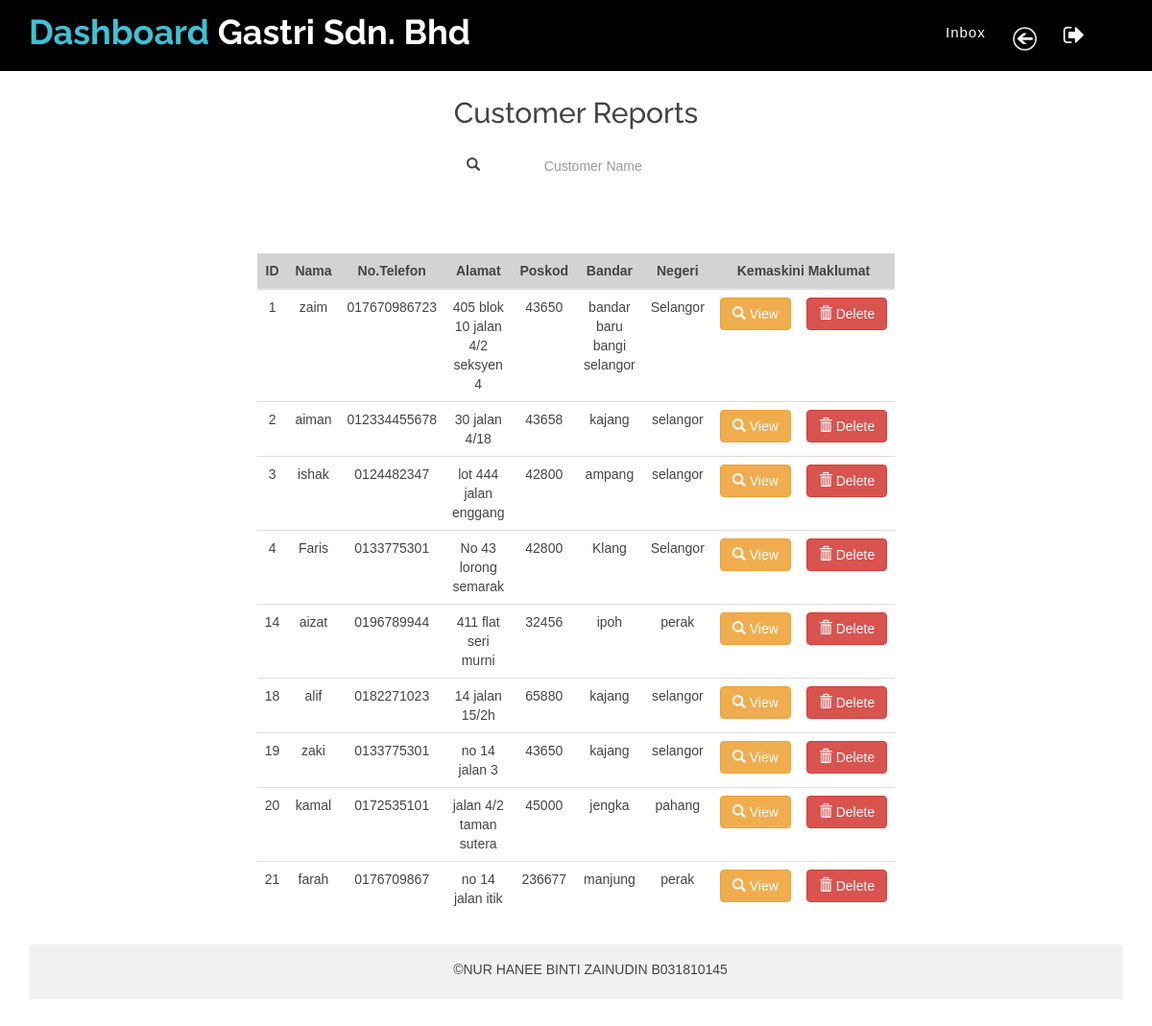
The app's page /csearch.php with its own data.
### tables this page shows
CREATE TABLE `crecord` (
  `id` int(11) NOT NULL,
  `Nama` varchar(50) NOT NULL,
  `invois_no` varchar(50) NOT NULL,
  `email` varchar(250) NOT NULL,
  `pNo` varchar(50) NOT NULL,
  `Alamat` varchar(50) NOT NULL,
  `Poskod` varchar(50) NOT NULL,
  `Bandar` varchar(50) NOT NULL,
  `Negeri` varchar(50) NOT NULL,
  `InstallTeam` varchar(50) NOT NULL,
  `installType` varchar(50) NOT NULL,
  `installDate` date NOT NULL,
  `Remark` varchar(250) NOT NULL
);

### csearch.php (the view, shortened to what this page needs)
<?php
if(isset($_POST['search']))
{
    $valueToSearch = $_POST['valueToSearch'];
    $query = "SELECT * FROM `crecord` WHERE CONCAT('Nama','pNo','Alamat','Poskod','Bandar','Negeri','TimeDate','installType','installTime') LIKE '%".$valueToSearch."%'";
    $search_result = filterTable($query);
}
 else {
    $query = "SELECT * FROM `crecord`";
    $search_result = filterTable($query);
}
function filterTable($query)
{
    $connect = mysqli_connect("localhost", "root", "", "dashboardg");
    $filter_Result = mysqli_query($connect, $query);
    return $filter_Result;
}
?>
<!doctype html>
<html lang="en">
<head>
  <link href="lib/bootstrap/css/bootstrap.min.css" rel="stylesheet">
  <link href="lib/nivo-slider/css/nivo-slider.css" rel="stylesheet">
  <link href="lib/owlcarousel/owl.carousel.css" rel="stylesheet">
  <link href="lib/owlcarousel/owl.transitions.css" rel="stylesheet">
  <link href="lib/font-awesome/css/font-awesome.min.css" rel="stylesheet">
  <link href="lib/animate/animate.min.css" rel="stylesheet">
  <link href="lib/venobox/venobox.css" rel="stylesheet">
  <link rel="stylesheet" type="text/css" media="screen" href="css/bootstrap.css">
  <link href="css/nivo-slider-theme.css" rel="stylesheet">
  <link href="css/stylee.css" rel="stylesheet">
  <link href="css/responsive.css" rel="stylesheet">
</head>
<body data-spy="scroll" data-target="#navbar-example">
  <header>
    <div id="sticker" class="header-area" style="background-color:black;">
      <div class="container">
        <div class="row">
          <div class="col-md-12 col-sm-12">
            <nav class="navbar navbar-default">
              <div class="navbar-header">
                 <a class="navbar-brand page-scroll sticky-logo" href="dashboard2.php">
          <h1><span>Dashboard</span> Gastri Sdn. Bhd</h1>
                </a>
              </div>
              <div class="collapse navbar-collapse main-menu bs-example-navbar-collapse-1" id="navbar-example">
                <ul class="nav navbar-nav navbar-right">
                  <li class="active">
          <li class="nav-item dropdown">
        <a class="nav-link dropdown-toggle" href="csearch.php" id="navbarDropdown" role="button" data-toggle="dropdown" aria-haspopup="true" aria-expanded="false">
          Inbox
        </a>
      </li>
                  <a class="navbar-brand page-scroll sticky-logo" href="dashboard2.php">
                  <h1> <img src="img/back.png" height="25" width="25" alt="" title="" style=" padding-top: 7px"> </h1>
          <li>
                    <a class="page-scroll" href="logout.php"><i class="fa fa-sign-out" style="font-size:24px" onclick="return confirm('Are you sure to logout?');"></i></a>
                  </li>
                </ul>
              </div>
            </nav>
          </div>
        </div>
      </div>
    </div>
  </header>
  <div id="services" class="services-area area-padding">
    <div class="container">
      <div class="row">
        <div class="col-md-12 col-sm-12 col-xs-12">
          <div class="section-headline services-head text-center">
            <h3></br>Customer Reports</h3>
              <br>
          </div>
        </div>
      </div>
    <form class="form-inline d-flex justify-content-center md-form form-sm mt-0" action="csearch.php" method="post">
      <i class="glyphicon glyphicon-search" style="margin-left: 40% ; text-align: center"></i>
      <input class="form-control form-control-sm ml-3 w-75" id="myInput" onkeyup="myFunction()" type="text" name="valueToSearch" placeholder="Customer Name"
    aria-label="Nama Pelanggan" style="margin-left: 1% ; text-align: center">
      <br>
      <br>
      <br>
</form>
			<table class="table table-hover table-fixed .table-cell" id ="myTable" style="text-align: left">
			          <thead class="thead-dark">
                <tr class="table-dark text-dark" style="text-align: center ; background-color: lightgrey">
                	  <th style="text-align: center">ID</th>
                    <th style="text-align: center">Nama</th>
                    <th style="text-align: center">No.Telefon</th>
                    <th style="text-align: center">Alamat</th>
                    <th style="text-align: center">Poskod</th>
                    <th style="text-align: center">Bandar</th>
                    <th style="text-align: center">Negeri</th>
                    <th style="text-align: center" colspan="2">Kemaskini Maklumat</th>
                </tr>
                </thead>
                <?php while($row = mysqli_fetch_array($search_result)):?>
                <tr>
                	<td><?php echo $row['id'];?></td>
                    <td><?php echo $row['Nama'];?></td>
                    <td><?php echo $row['pNo'];?></td>
                    <td><?php echo $row['Alamat'];?></td>
                    <td><?php echo $row['Poskod'];?></td>
                    <td><?php echo $row['Bandar'];?></td>
                    <td><?php echo $row['Negeri'];?></td>
                    <td>
						        <a type="button" class="btn btn-warning" href="edit.php?id=<?php echo $row["id"]; ?>" >
                    <span class="glyphicon glyphicon-search"></span> View</a>
					          </td>
					<td>
						        <a button type="button" class="btn btn-danger" href="delete.php?id=<?php echo $row["id"]; ?>"
                      onClick="return confirm('are you sure you want to delete??');">
                      <span class="glyphicon glyphicon-trash"></span> Delete</a>
					          </td>
                </tr>
                <?php endwhile;?>
            </table>
    <div class="footer-area-bottom">
      <div class="container">
        <div class="row">
          <div class="col-md-12 col-sm-12 col-xs-12">
            <div class="copyright text-center">
              <p>
                &copy;NUR HANEE BINTI ZAINUDIN B031810145</p>
            </div>
            <div class="credits">
              </div>
          </div>
        </div>
      </div>
    </div>
</body>
</html>

### css/stylee.css (style rules this page uses)
.table { width: 50%; margin: 30px auto; border-collapse: collapse; text-align: left; }
thead { padding: 15px; text-align: left; }
td { padding: 15px; text-align: center; }
html, body { height: 100%; }
img { max-width: 100%; height: auto; }
p { margin: 0 0 15px; color: #444; }
h1, h2, h3, h4, h5, h6 { font-family: 'Raleway', sans-serif; margin: 0 0 15px; color: #444; font-weight: 500; }
h1 { font-size: 48px; line-height: 50px; }
h3 { font-size: 30px; line-height: 32px; }
a { transition: all 0.3s ease 0s; text-decoration: none; }
body { background: #fff none repeat scroll 0 0; color: #444; font-family: 'Open Sans', sans-serif; font-size: 14px; text-align: left; overflow-x: hidden; line-height: 22px; }
ul { list-style: outside none none; margin: 0; padding: 0; }
input, select, textarea, input[type="text"], input[type="date"], input[type="url"], input[type="email"], input[type="password"], input[type="tel"], button, button[type="submit"] { -moz-appearance: none; box-shadow: none !important; }
.area-padding { padding: 70px 0px 80px; }
.header-area { position: absolute; top: 0; left: 0; width: 100%; height: auto; background: rgba(0, 0, 0, 0.40); z-index: 9; }
.navbar-header a.navbar-brand { height: 70px; padding: 15px 0; }
.main-menu ul.navbar-nav li { display: inline-block; padding: 0px 13px; }
.main-menu ul.navbar-nav li a { background: rgba(0, 0, 0, 0) none repeat scroll 0 0; color: #fff; font-size: 15px; font-weight: 500; padding: 24px 0px; text-transform: capitalize; letter-spacing: 1px; }
.navbar { border: medium none; margin-bottom: 0; }
.navbar-default { background: rgba(0, 0, 0, 0) none repeat scroll 0 0; }
.sticky-logo h1 { color: #fff; padding: 0; margin: 0; font-size: 36px; font-weight: bold; line-height: 1; }
.sticky-logo h1 span { color: #3ec1d5; }
.footer-area-bottom { background: #f1f1f1 none repeat scroll 0 0; padding: 15px 0; }
.copyright>p { margin-bottom: 0; color: #444; }
.credits { padding-top: 5px; text-align: center; }
th { padding: 15px; text-align: left; }
* { margin: 0px; padding: 0px; box-sizing: border-box; }
body, html { height: 100%; font-family: sans-serif; }
a { margin: 0px; transition: all 0.4s; -webkit-transition: all 0.4s; -o-transition: all 0.4s; -moz-transition: all 0.4s; }
h1,h2,h3,h4,h5,h6 { margin: 0px; }
p { margin: 0px; }
ul, li { margin: 0px; list-style-type: none; }
input { display: block; outline: none; border: none !important; }

### records on screen
crecord: id "1", Nama "zaim", pNo "017670986723", Alamat "405 blok 10 jalan 4/2 seksyen 4", Poskod "43650", Bandar "bandar baru bangi selangor", Negeri "Selangor"
crecord: id "2", Nama "aiman", pNo "012334455678", Alamat "30 jalan 4/18", Poskod "43658", Bandar "kajang", Negeri "selangor"
crecord: id "3", Nama "ishak", pNo "0124482347", Alamat "lot 444 jalan enggang", Poskod "42800", Bandar "ampang", Negeri "selangor"
crecord: id "4", Nama "Faris", pNo "0133775301", Alamat "No 43 lorong semarak", Poskod "42800", Bandar "Klang", Negeri "Selangor"
crecord: id "14", Nama "aizat", pNo "0196789944", Alamat "411 flat seri murni", Poskod "32456", Bandar "ipoh", Negeri "perak"
crecord: id "18", Nama "alif", pNo "0182271023", Alamat "14 jalan 15/2h", Poskod "65880", Bandar "kajang", Negeri "selangor"
crecord: id "19", Nama "zaki", pNo "0133775301", Alamat "no 14 jalan 3", Poskod "43650", Bandar "kajang", Negeri "selangor"
crecord: id "20", Nama "kamal", pNo "0172535101", Alamat "jalan 4/2 taman sutera", Poskod "45000", Bandar "jengka", Negeri "pahang"
crecord: id "21", Nama "farah", pNo "0176709867", Alamat "no 14 jalan itik", Poskod "236677", Bandar "manjung", Negeri "perak"
